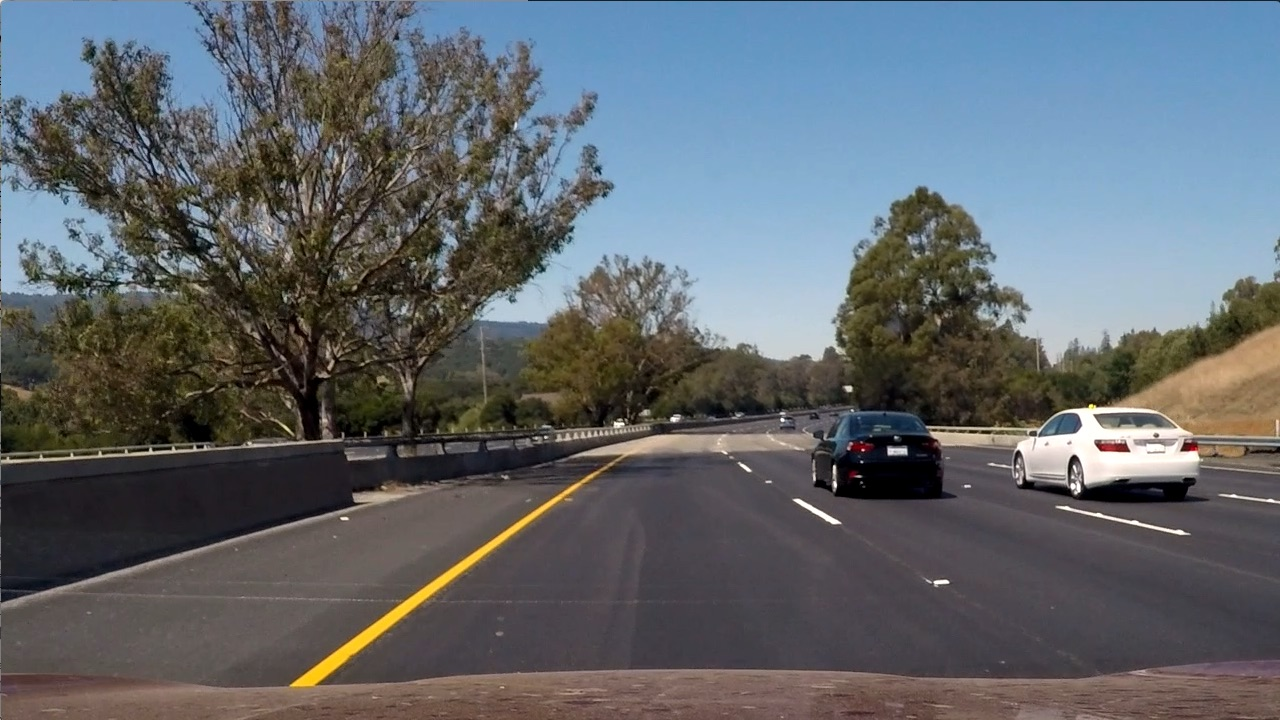
#> input picture test_images/test6.jpg, 1280 x 720 px
$ jupyter execute --allow-errors Vehicle_Detection_Tracking.ipynb   (shell and % lines are left out)   (older library calls are emulated)
#> lines starting #> are read from the running program, lines starting #| are printed output that depends on the picture
# Vehicle Detection Project

[cell 1]
import matplotlib.image as mpimg
import matplotlib.pyplot as plt
import numpy as np
import cv2
import glob
import time
from sklearn.svm import LinearSVC
from sklearn.preprocessing import StandardScaler
from sklearn.model_selection import train_test_split
from skimage.feature import hog
from sklearn.preprocessing import StandardScaler
import pickle
from scipy.ndimage.measurements import label
import os
from moviepy.editor import VideoFileClip
from IPython.display import HTML

## Load Car and non-car data

[cell 2]
# images are divided up into vehicles and non-vehicles

car_images = glob.glob('vehicles/*/*.png')
noncar_images = glob.glob('non-vehicles/*/*.png')
cars = []
notcars = []

for image in car_images:
    cars.append(image)

for image in noncar_images:
    notcars.append(image)

# Define a function to return some characteristics of the dataset
def data_look(car_list, notcar_list):
    data_dict = {}
    # Define a key in data_dict "n_cars" and store the number of car images
    data_dict["n_cars"] = len(car_list)
    # Define a key "n_notcars" and store the number of notcar images
    data_dict["n_notcars"] = len(notcar_list)
    # Read in a test image, either car or notcar
    example_img = mpimg.imread(car_list[0])
    # Define a key "image_shape" and store the test image shape 3-tuple
    data_dict["image_shape"] = example_img.shape
    # Define a key "data_type" and store the data type of the test image.
    data_dict["data_type"] = example_img.dtype
    # Return data_dict
    return data_dict

#> (the rest of this cell did not finish here and is left out)

## Visualize Car and Non-Car Data

#> (a cell that did not finish here is left out)

#> (a cell that did not finish here is left out)

## Extract HOG features

[cell 5]
# Define a function to return HOG features and visualization
# [18 lines left out: function get_hog_features, not called in this run]

## Visualize HOG Feature

#> (a cell that did not finish here is left out)

## Spatial Binning of Color

[cell 7]
# Define a function to compute binned color features
# [5 lines left out: function bin_spatial, not called in this run]

## Visualize Spatial Binning

#> (a cell that did not finish here is left out)

## Histograms of Color

[cell 9]
# Define a function to compute color histogram features
# NEED TO CHANGE bins_range if reading .png files with mpimg!
# [15 lines left out: function color_hist, not called in this run]

## Extract HOG, Spatial Binning & Histogram of Color Features for Car and Non-Car Images

[cell 10]
# Define a function to extract features from a list of images
# Have this function call bin_spatial() and color_hist()
def extract_features(imgs, color_space='RGB', spatial_size=(32, 32),
                        hist_bins=32, orient=9,
                        pix_per_cell=8, cell_per_block=2, hog_channel=0,
                        spatial_feat=True, hist_feat=True, hog_feat=True):
    # Create a list to append feature vectors to
    features = []
    # Iterate through the list of images
    for file in imgs:
        file_features = []
        # Read in each one by one
        image = mpimg.imread(file)
        # apply color conversion if other than 'RGB'
        if color_space != 'RGB':
            if color_space == 'HSV':
                feature_image = cv2.cvtColor(image, cv2.COLOR_RGB2HSV)
            elif color_space == 'LUV':
                feature_image = cv2.cvtColor(image, cv2.COLOR_RGB2LUV)
            elif color_space == 'HLS':
                feature_image = cv2.cvtColor(image, cv2.COLOR_RGB2HLS)
            elif color_space == 'YUV':
                feature_image = cv2.cvtColor(image, cv2.COLOR_RGB2YUV)
            elif color_space == 'YCrCb':
                feature_image = cv2.cvtColor(image, cv2.COLOR_RGB2YCrCb)
        else: feature_image = np.copy(image)

        if spatial_feat == True:
            spatial_features = bin_spatial(feature_image, size=spatial_size)
            file_features.append(spatial_features)
        if hist_feat == True:
            # Apply color_hist()
            hist_features = color_hist(feature_image, nbins=hist_bins, com=True)
            file_features.append(hist_features)
        if hog_feat == True:
        # Call get_hog_features() with vis=False, feature_vec=True
            if hog_channel == 'ALL':
                hog_features = []
                for channel in range(feature_image.shape[2]):
                    hog_features.append(get_hog_features(feature_image[:,:,channel],
                                        orient, pix_per_cell, cell_per_block,
                                        vis=False, feature_vec=True))
                hog_features = np.ravel(hog_features)
            else:
                hog_features = get_hog_features(feature_image[:,:,hog_channel], orient,
                            pix_per_cell, cell_per_block, vis=False, feature_vec=True)
            # Append the new feature vector to the features list
            file_features.append(hog_features)
        features.append(np.concatenate(file_features))
    # Return list of feature vectors
    return features

### Feature Extraction Parameters

[cell 11]
### TODO: Tweak these parameters and see how the results change.
color_space = 'YCrCb' # Can be RGB, HSV, LUV, HLS, YUV, YCrCb
orient = 9 # HOG orientations
pix_per_cell = 8 # HOG pixels per cell
cell_per_block = 1 # HOG cells per block
hog_channel = 'ALL' # Can be 0, 1, 2, or "ALL"
spatial_size = (32, 32) # Spatial binning dimensions
hist_bins = 32    # Number of histogram bins
spatial_feat = True # Spatial features on or off
hist_feat = True # Histogram features on or off
hog_feat = True # HOG features on or off

### Extract Features for Input Datasets

[cell 12]
t=time.time()
car_features = extract_features(cars, color_space=color_space,
                        spatial_size=spatial_size, hist_bins=hist_bins,
                        orient=orient, pix_per_cell=pix_per_cell,
                        cell_per_block=cell_per_block,
                        hog_channel=hog_channel, spatial_feat=spatial_feat,
                        hist_feat=hist_feat, hog_feat=hog_feat)
t2 = time.time()
print(round(t2-t, 2), 'Seconds to extract car features...')

t=time.time()
notcar_features = extract_features(notcars, color_space=color_space,
                        spatial_size=spatial_size, hist_bins=hist_bins,
                        orient=orient, pix_per_cell=pix_per_cell,
                        cell_per_block=cell_per_block,
                        hog_channel=hog_channel, spatial_feat=spatial_feat,
                        hist_feat=hist_feat, hog_feat=hog_feat)
t2 = time.time()
print(round(t2-t, 2), 'Seconds to extract not car features...')

### Combine the Features

[cell 13]
X = np.vstack((car_features, notcar_features)).astype(np.float64)

# Fit a per-column scaler
#> (the rest of this cell did not finish here and is left out)

### Dump/Save the Scaler

#> (a cell that did not finish here is left out)

### Shuffle and Split the data in training and test & Train the Classifier

[cell 15]
# Split up data into randomized training and test sets
rand_state = np.random.randint(0, 100)
#> (the rest of this cell did not finish here and is left out)

### Dump/Save the Classifier

#> (a cell that did not finish here is left out)

### To Draw Rectangles on Image

[cell 17]
# Define a function to draw bounding boxes
# [9 lines left out: function draw_boxes, not called in this run]

### To find Cars in an image

[cell 18]
def convert_color(img, conv='RGB2YCrCb'):
    if conv == 'RGB2YCrCb':
        return cv2.cvtColor(img, cv2.COLOR_RGB2YCrCb)
    if conv == 'BGR2YCrCb':
        return cv2.cvtColor(img, cv2.COLOR_BGR2YCrCb)
    if conv == 'RGB2LUV':
        return cv2.cvtColor(img, cv2.COLOR_RGB2LUV)
    if conv == 'RGB2HSV':
        return cv2.cvtColor(img, cv2.COLOR_RGB2HSV)
    if conv == 'RGB2HLS':
        return cv2.cvtColor(img, cv2.COLOR_RGB2HLS)
    if conv == 'RGB2YUV':
        return cv2.cvtColor(img, cv2.COLOR_RGB2YUV)

# Define a single function that can extract features using hog sub-sampling and make predictions
# [75 lines left out: function find_cars, not called in this run]

### Visualize the area to be searched to detect cars

[cell 19]
img = mpimg.imread('test_images/test6.jpg')
#> img is the input picture: shape (720, 1280, 3); mean R, G, B 97, 102.6, 107.9

draw_img = np.copy(img)
# img = img.astype(np.float32)/255

scale = 1.5
img_tosearch = img[400:656,:,:]
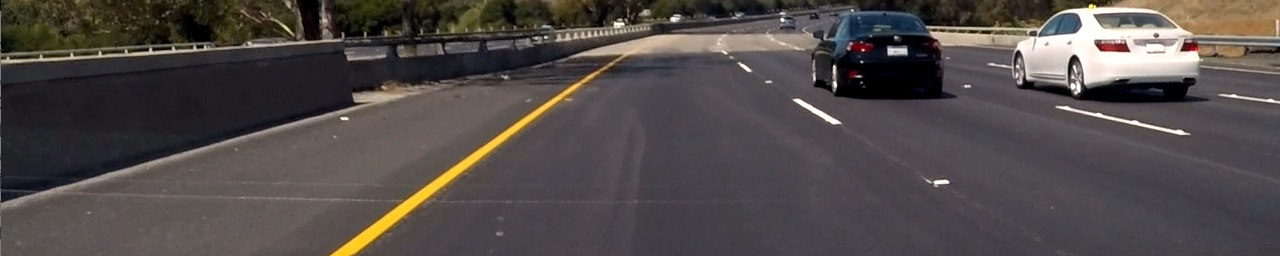
#> img_tosearch: shape (256, 1280, 3); mean R, G, B 80.9, 74.6, 73.2

ctrans_tosearch = convert_color(img_tosearch, conv='RGB2YCrCb')
#> in convert_color, `return cv2.cvtColor(img, cv2.COLOR_RGB2YCrCb)`: returned value: shape (256, 1280, 3); mean of channels 0, 1, 2 76.3, 131.3, 126.2
imshape = ctrans_tosearch.shape
#> imshape = (256, 1280, 3)
ctrans_tosearch = cv2.resize(ctrans_tosearch, (np.int(imshape[1]/scale), np.int(imshape[0]/scale)))
#> ctrans_tosearch: shape (170, 853, 3); mean of channels 0, 1, 2 76.2, 131.3, 126.2
plt.figure(figsize=(10,10))
#> (this line was passed over: IPython is not available in this run)
plt.imshow(ctrans_tosearch)
#> (this line was passed over: IPython is not available in this run)
plt.show()


$ run again, with test_images/test2.jpg copied over test_images/test6.jpg
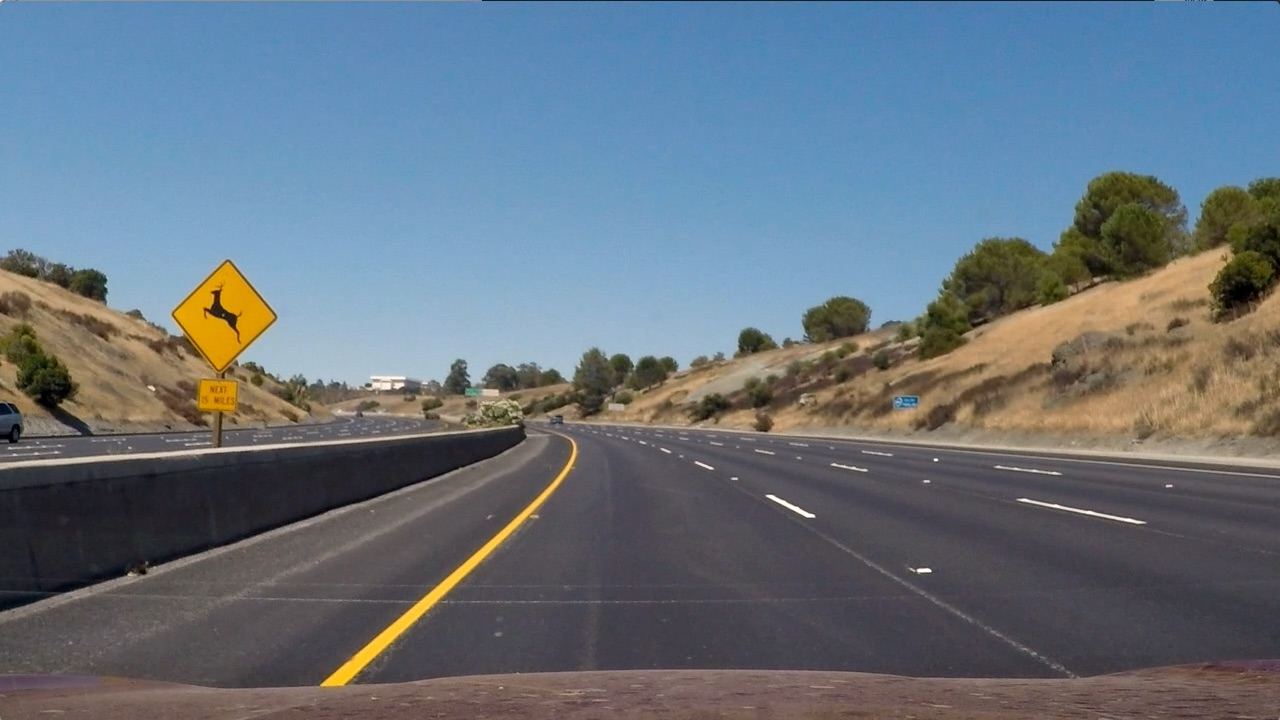
#> input picture test_images/test2.jpg, 1280 x 720 px
#> img is the input picture: shape (720, 1280, 3); mean R, G, B 102.8, 114.6, 125.5
#> `img_tosearch = img[400:656,:,:]`:
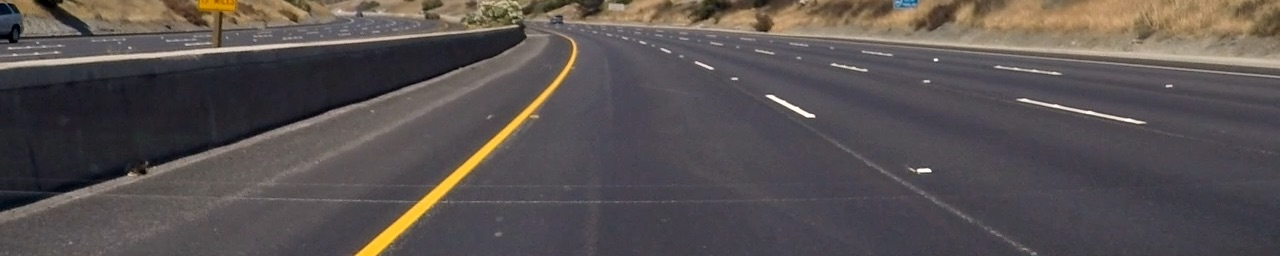
#> img_tosearch: shape (256, 1280, 3); mean R, G, B 88.1, 81.5, 80.8
#> ctrans_tosearch: shape (170, 853, 3); mean of channels 0, 1, 2 83.3, 131.3, 126.5

$ run again, with test_images/test3.jpg copied over test_images/test6.jpg
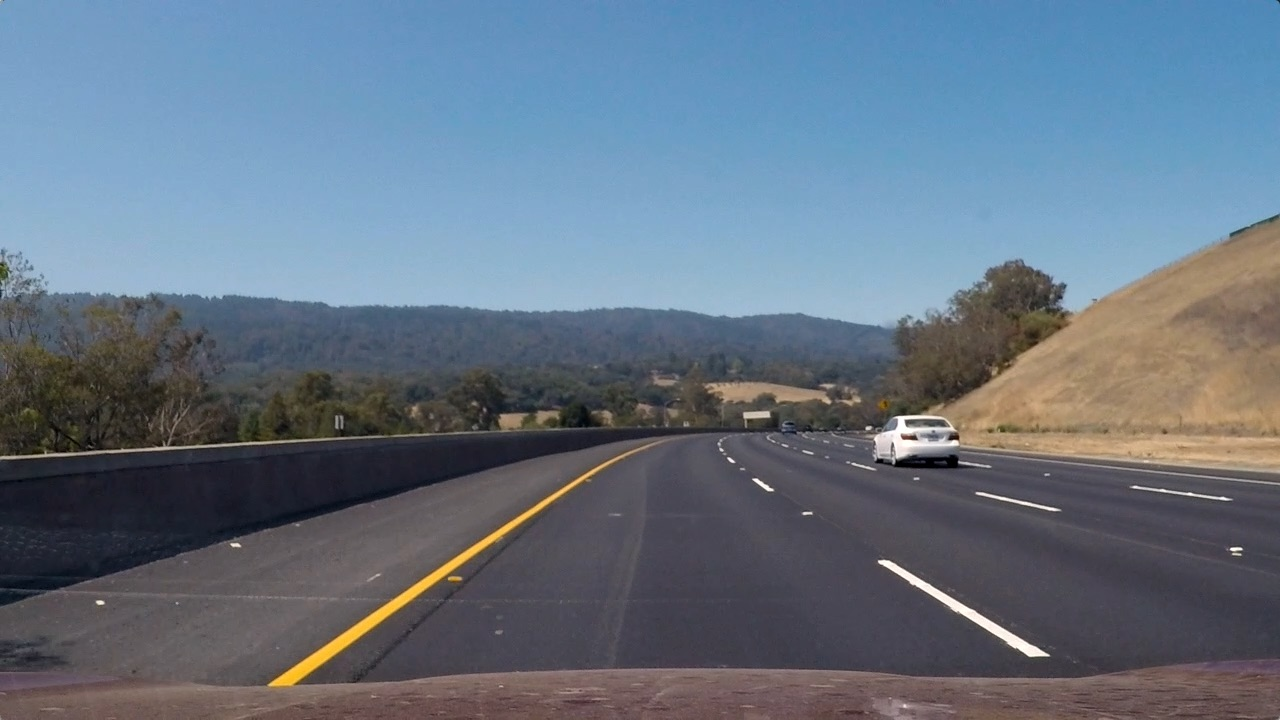
#> input picture test_images/test3.jpg, 1280 x 720 px
#> img is the input picture: shape (720, 1280, 3); mean R, G, B 101.1, 115.3, 130.7
#> `img_tosearch = img[400:656,:,:]`:
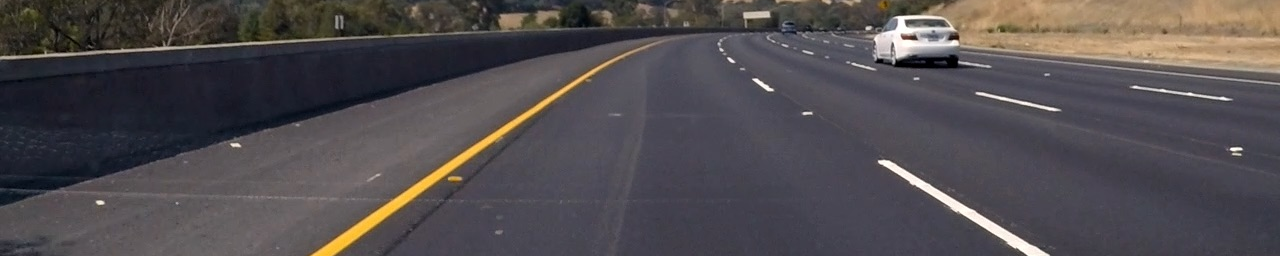
#> img_tosearch: shape (256, 1280, 3); mean R, G, B 81.4, 76.6, 79.2
#> ctrans_tosearch: shape (170, 853, 3); mean of channels 0, 1, 2 78.2, 130.2, 128.4

$ run again, with test_images/test4.jpg copied over test_images/test6.jpg
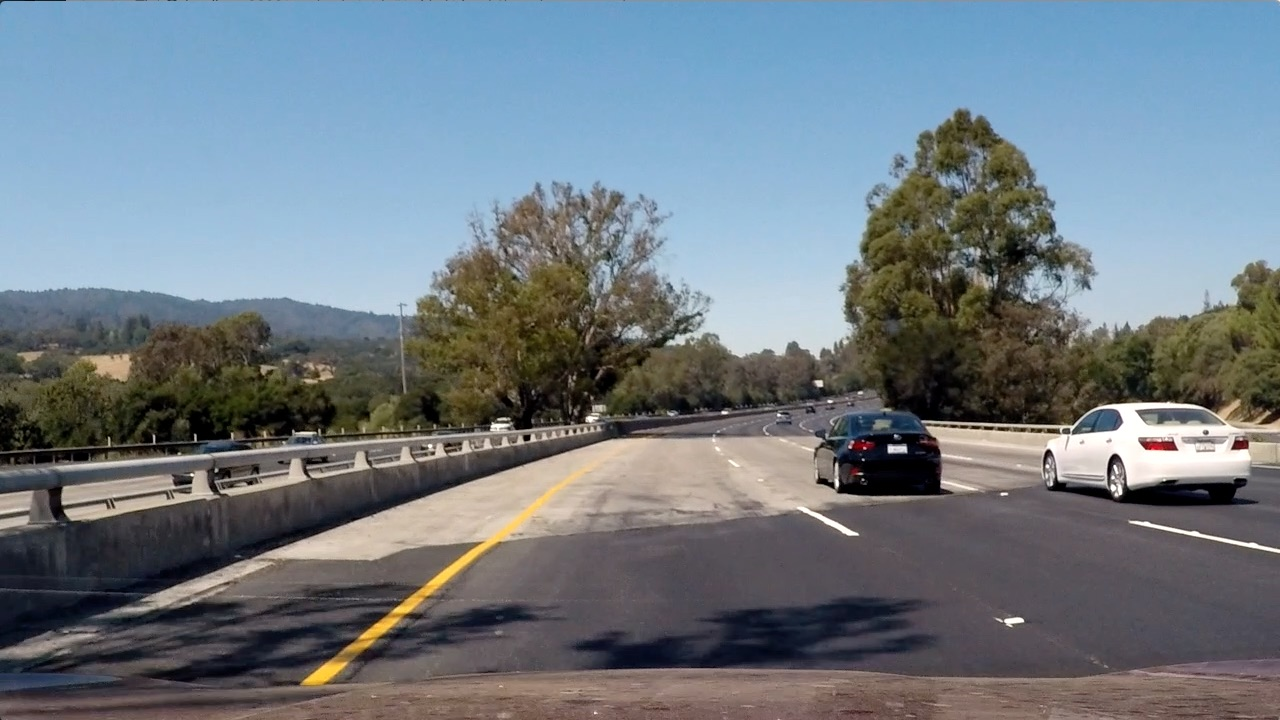
#> input picture test_images/test4.jpg, 1280 x 720 px
#> img is the input picture: shape (720, 1280, 3); mean R, G, B 112.2, 122.7, 130.9
#> `img_tosearch = img[400:656,:,:]`:
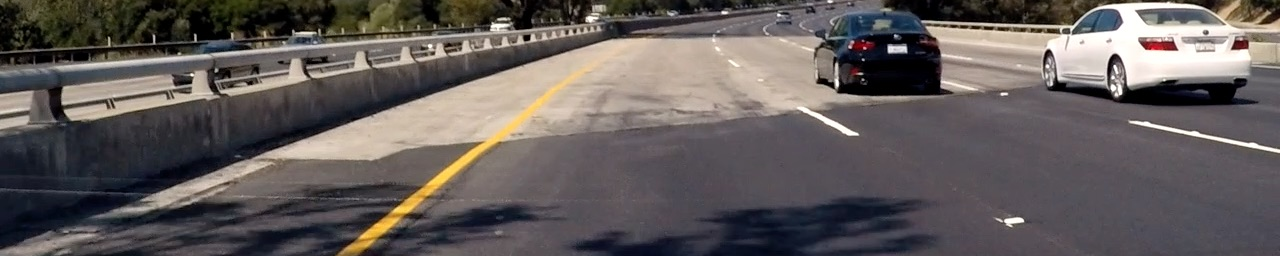
#> img_tosearch: shape (256, 1280, 3); mean R, G, B 98.4, 92.1, 90.9
#> ctrans_tosearch: shape (170, 853, 3); mean of channels 0, 1, 2 93.8, 131.2, 126.2
